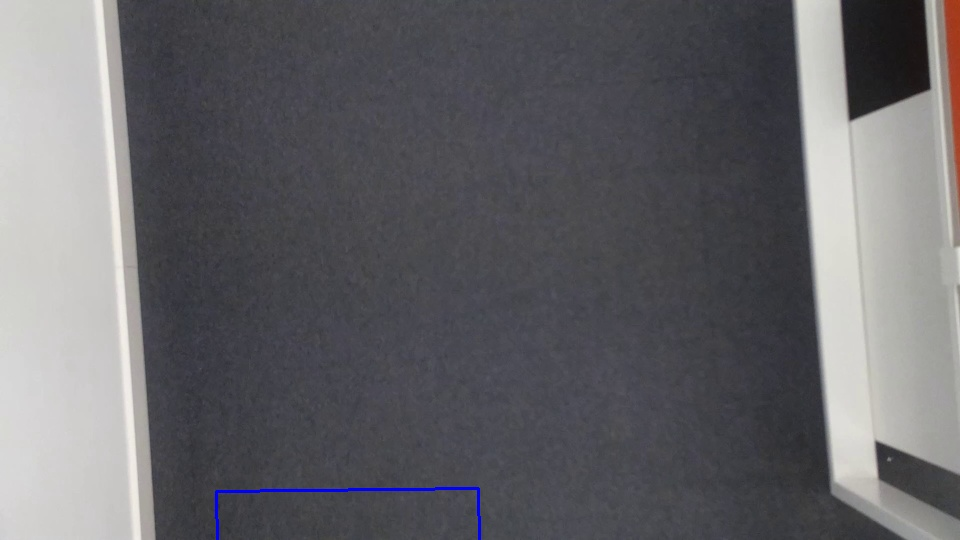
#> input picture  .jpg, 960 x 540 px, given in place of test.mp4, which was not available
$ python meanShift.py   (older library calls are emulated)
#> lines starting #> are read from the running program, lines starting #| are printed output that depends on the picture; after the words box and inside, x2 and y2 are one past the last pixel; in counts of white or black regions, pixels touching at a corner belong together; pictures that were not available may be replaced by others from this repository, and a replacement may not be noted
import cv2
import numpy as np


cap = cv2.VideoCapture("../dataset/examples-video/test.mp4")
ret, frame1 = cap.read()
#> frame1 is the input picture: shape (540, 960, 3); mean B, G, R 104.5, 100.6, 101.3

# Configuracion de la ubicacion inicial de la ventana
r, h, c, w = 457, 100, 306, 100  # simply hardcoded the values
track_window = (c, r, w, h)

# establece el ROI para rastrear
roi = frame1[r:r + h, c:c + w]
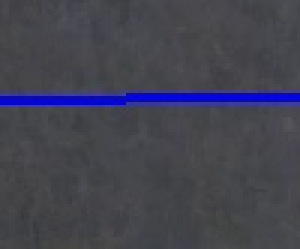
#> roi: shape (83, 100, 3) (shown 3 times larger); mean B, G, R 81, 67.5, 67.2
hsv_roi = cv2.cvtColor(frame1, cv2.COLOR_BGR2HSV)
#> hsv_roi: shape (540, 960, 3); mean H, S, V 97.7, 19, 106.1
mask = cv2.inRange(roi, np.array((0., 60., 32.)), np.array((180., 255., 255.)))
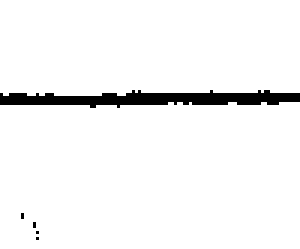
#> mask: shape (83, 100) (shown 3 times larger); 95.5% white; 5 black regions (4 under 20 px), largest, box (x1, y1, x2, y2) and area: (0, 30, 100, 36) 366
roi_hist = cv2.calcHist([roi], [0], mask, [180], [0, 180])
#> roi_hist = 180 values, max 870 at index 75, min 0 at index 0, mean 44.04
cv2.normalize(roi_hist, roi_hist, 0, 255, cv2.NORM_MINMAX)

# Configure el criterio de terminacion, ya sea 10 iteracion o mover por lo menos 1 pt.
term_crit = (cv2.TERM_CRITERIA_EPS | cv2.TERM_CRITERIA_COUNT, 50, 1)


while (cap.isOpened()):
    ret, frame1 = cap.read()
    frame1 = cv2.resize(frame1, (0, 0), fx=0.5, fy=0.5)
#> frame1: shape (270, 480, 3)
    frame1 = cv2.cvtColor(frame1, cv2.COLOR_BGR2GRAY)
#> frame1: shape (270, 480)
    #ret, frame1 = cv2.threshold(frame1,0, 255, cv2.THRESH_BINARY_INV+cv2.THRESH_OTSU)
    #frame1 = cv2.morphologyEx(frame1, cv2.MORPH_CLOSE, kernel)
    ret, frame1 = cv2.threshold(frame1,100,255,0)
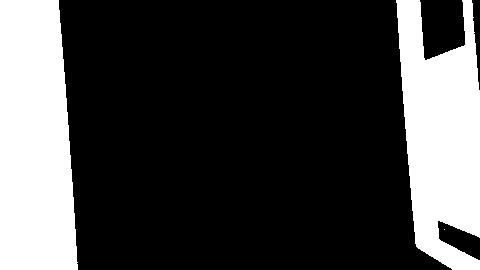
#> frame1: shape (270, 480); 26.7% white; 3 white regions (1 under 20 px)
    frame1, contours, hierarchy = cv2.findContours(frame1,cv2.RETR_TREE,cv2.CHAIN_APPROX_SIMPLE)
#> contours = 3 contours, 1 with area under 20; largest, box (x1, y1, x2, y2) and area: (0, 0, 78, 270) 18264, (396, 0, 480, 270) 15600

    #hsv = cv2.cvtColor(frame, cv2.COLOR_BGR2HSV)
    dst = cv2.calcBackProject([frame1], [0], roi_hist, [0, 180], 1)
#> dst: shape (270, 480); every value is 0

    # Aplica meanshift para conseguir la nueva ubicacion.
    ret, track_window = cv2.meanShift(dst, track_window, term_crit)
#> ret = 0; track_window = (240, 135, 1, 1)

    # Dibujalo en la imagen
    x, y, w, h = track_window
#> x = 240; y = 135; w = 1; h = 1
    img2 = cv2.rectangle(frame1, (x, y), (x + w, y + h), 255, 2)
#> img2: shape (270, 480); 26.7% white; 4 white regions (2 under 20 px), largest, box (x1, y1, x2, y2) and area: (0, 0, 78, 270) 18601, (396, 0, 480, 270) 16016


    cv2.imshow('frame', frame1)
    if cv2.waitKey(1) & 0xFF == ord('q'):
#> (key q is pressed here)
        break

cap.release()
cv2.destroyAllWindows()
